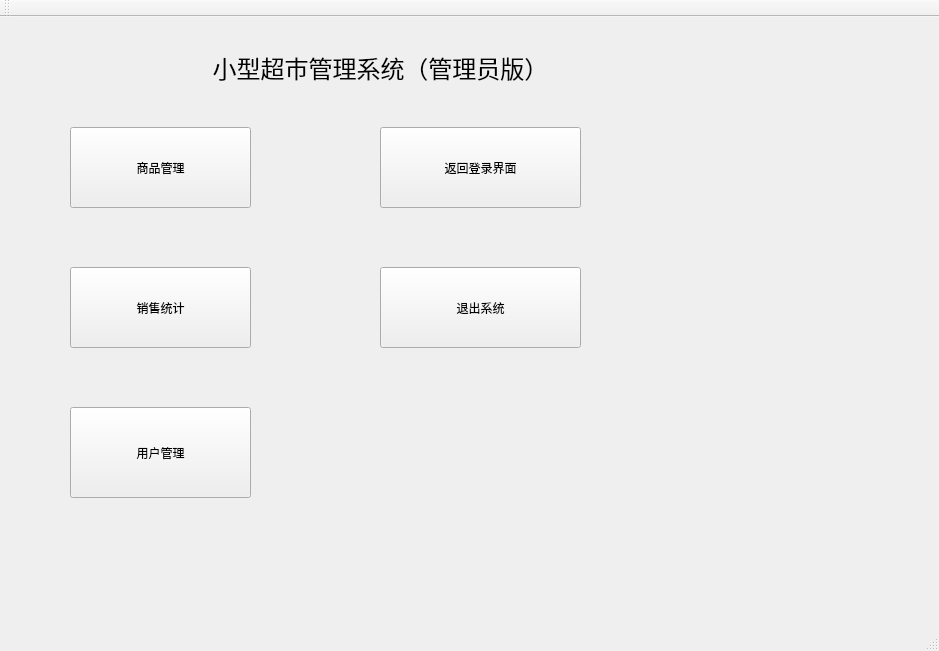
<?xml version="1.0" encoding="UTF-8"?>
<ui version="4.0">
 <class>MainWindow</class>
 <widget class="QMainWindow" name="MainWindow">
  <property name="geometry">
   <rect>
    <x>0</x>
    <y>0</y>
    <width>939</width>
    <height>651</height>
   </rect>
  </property>
  <property name="windowTitle">
   <string>MainWindow</string>
  </property>
  <widget class="QWidget" name="centralWidget">
   <widget class="QLabel" name="label">
    <property name="geometry">
     <rect>
      <x>130</x>
      <y>20</y>
      <width>501</width>
      <height>61</height>
     </rect>
    </property>
    <property name="font">
     <font>
      <family>黑体</family>
      <pointsize>18</pointsize>
     </font>
    </property>
    <property name="text">
     <string>小型超市管理系统（管理员版）</string>
    </property>
    <property name="alignment">
     <set>Qt::AlignCenter</set>
    </property>
   </widget>
   <widget class="QPushButton" name="pushButton">
    <property name="geometry">
     <rect>
      <x>70</x>
      <y>110</y>
      <width>181</width>
      <height>81</height>
     </rect>
    </property>
    <property name="text">
     <string>商品管理</string>
    </property>
   </widget>
   <widget class="QPushButton" name="pushButton_3">
    <property name="geometry">
     <rect>
      <x>70</x>
      <y>250</y>
      <width>181</width>
      <height>81</height>
     </rect>
    </property>
    <property name="text">
     <string>销售统计</string>
    </property>
   </widget>
   <widget class="QPushButton" name="pushButton_5">
    <property name="geometry">
     <rect>
      <x>70</x>
      <y>390</y>
      <width>181</width>
      <height>91</height>
     </rect>
    </property>
    <property name="text">
     <string>用户管理</string>
    </property>
   </widget>
   <widget class="QPushButton" name="pushButton_2">
    <property name="geometry">
     <rect>
      <x>380</x>
      <y>110</y>
      <width>201</width>
      <height>81</height>
     </rect>
    </property>
    <property name="text">
     <string>返回登录界面</string>
    </property>
   </widget>
   <widget class="QPushButton" name="pushButton_4">
    <property name="geometry">
     <rect>
      <x>380</x>
      <y>250</y>
      <width>201</width>
      <height>81</height>
     </rect>
    </property>
    <property name="text">
     <string>退出系统</string>
    </property>
   </widget>
  </widget>
  <widget class="QMenuBar" name="menuBar">
   <property name="geometry">
    <rect>
     <x>0</x>
     <y>0</y>
     <width>939</width>
     <height>17</height>
    </rect>
   </property>
  </widget>
  <widget class="QToolBar" name="mainToolBar">
   <attribute name="toolBarArea">
    <enum>TopToolBarArea</enum>
   </attribute>
   <attribute name="toolBarBreak">
    <bool>false</bool>
   </attribute>
  </widget>
  <widget class="QStatusBar" name="statusBar"/>
 </widget>
 <layoutdefault spacing="6" margin="11"/>
 <resources/>
 <connections/>
</ui>
